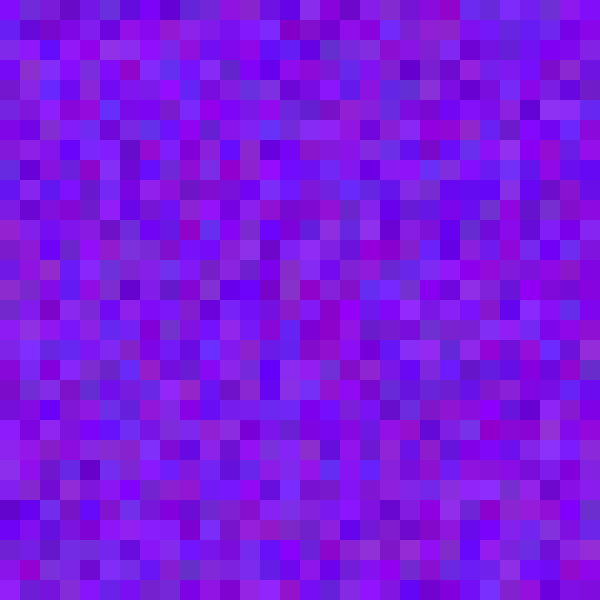
Frame 1 (no input)
Frame 60 (the mouse pressed at the canvas centre just before this capture): identical to frame 1, image omitted
Frame 120 (the mouse held since frame 60 and released just before this capture): identical to frame 1, image omitted

The Processing sketch that drew this single still picture (run headless with seeded random() and noise(); from frame 60 on, the mouse is pressed at the canvas centre):

// Processing sketch: weak_random
// ── weak_random.pde
// 色パレットの例
// 各色素のランダム幅を狭める

void setup() {
  size(600, 600);

  noStroke();

  // 2重のfor文でグリッドを描く
  for (int iy = 0; iy < 30; iy++) {
    for (int ix = 0; ix < 30; ix++) {
      // ランダムに色を決めるが、範囲を狭める
      float r = random(100, 150);
      float g = random(0, 50);
      float b = random(200, 255);
      fill(r, g, b);

      rect(
        ix * 20, iy * 20,
        20, 20
      );
    }
  }
}

void draw() {
}

// クリックしたとき、キャンバスを画像として保存
void mousePressed() {
  save("grid-weak-random.png");
}
